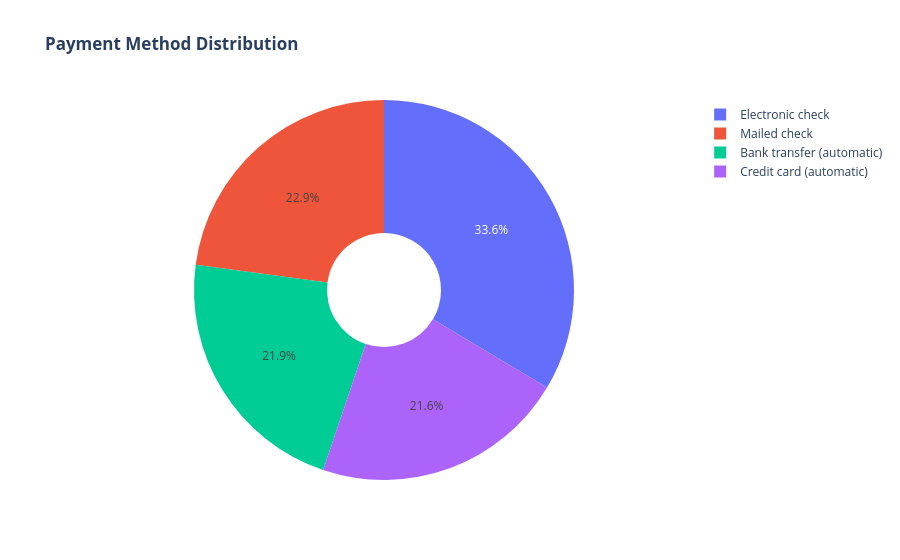
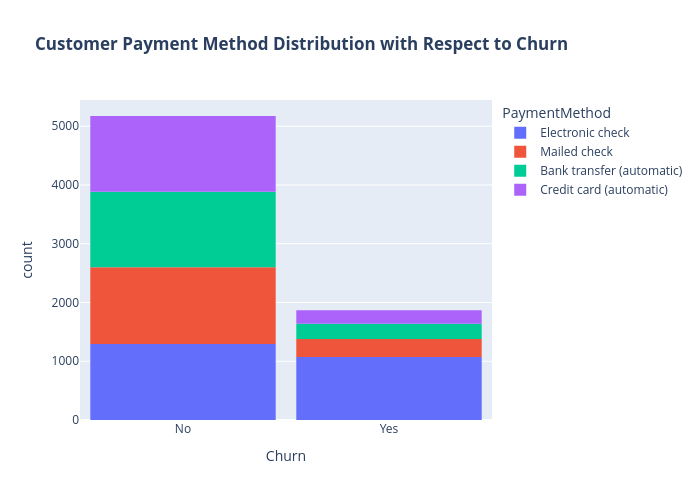

The code cell stored with these charts, in order, in its notebook:
### Code cell
import plotly.graph_objects as go
import plotly.express as px

# Pie chart
labels = df['PaymentMethod'].unique()
values = df['PaymentMethod'].value_counts()

fig_pie = go.Figure(data=[go.Pie(labels=labels, values=values, hole=0.3)])
fig_pie.update_layout(title_text="<b>Payment Method Distribution</b>")
fig_pie.show()

# Grouped histogram
fig_hist = px.histogram(df, x="Churn", color="PaymentMethod",
                        title="<b>Customer Payment Method Distribution with Respect to Churn</b>",
                        category_orders={"Churn": ["No", "Yes"]})  # Ensure the correct order of 'Churn' categories

fig_hist.update_layout(width=700, height=500, bargap=0.1)
fig_hist.show()

### Figure 1 — Plotly figure (JSON) as saved in the notebook; plotly's stock layout.template omitted (floating-point values rounded to 4 significant figures)
{"data": [{"hole": 0.3, "labels": ["Electronic check", "Mailed check", "Bank transfer (automatic)", "Credit card (automatic)"], "type": "pie", "values": [2365, 1612, 1544, 1522]}], "layout": {"autosize": true, "title": {"text": "<b>Payment Method Distribution</b>"}}}

### Figure 2 — Plotly figure (JSON) as saved in the notebook; plotly's stock layout.template omitted (floating-point values rounded to 4 significant figures; data arrays with more than 128 entries replaced by an {"elided": "..."} marker saying what was removed)
{"data": [{"alignmentgroup": "True", "bingroup": "x", "hovertemplate": "PaymentMethod=Electronic check<br>Churn=%{x}<br>count=%{y}<extra></extra>", "legendgroup": "Electronic check", "marker": {"color": "#636efa", "pattern": {"shape": ""}}, "name": "Electronic check", "offsetgroup": "Electronic check", "orientation": "v", "showlegend": true, "type": "histogram", "x": {"elided": "2365 str values"}, "xaxis": "x", "yaxis": "y"}, {"alignmentgroup": "True", "bingroup": "x", "hovertemplate": "PaymentMethod=Mailed check<br>Churn=%{x}<br>count=%{y}<extra></extra>", "legendgroup": "Mailed check", "marker": {"color": "#EF553B", "pattern": {"shape": ""}}, "name": "Mailed check", "offsetgroup": "Mailed check", "orientation": "v", "showlegend": true, "type": "histogram", "x": {"elided": "1612 str values"}, "xaxis": "x", "yaxis": "y"}, {"alignmentgroup": "True", "bingroup": "x", "hovertemplate": "PaymentMethod=Bank transfer (automatic)<br>Churn=%{x}<br>count=%{y}<extra></extra>", "legendgroup": "Bank transfer (automatic)", "marker": {"color": "#00cc96", "pattern": {"shape": ""}}, "name": "Bank transfer (automatic)", "offsetgroup": "Bank transfer (automatic)", "orientation": "v", "showlegend": true, "type": "histogram", "x": {"elided": "1544 str values"}, "xaxis": "x", "yaxis": "y"}, {"alignmentgroup": "True", "bingroup": "x", "hovertemplate": "PaymentMethod=Credit card (automatic)<br>Churn=%{x}<br>count=%{y}<extra></extra>", "legendgroup": "Credit card (automatic)", "marker": {"color": "#ab63fa", "pattern": {"shape": ""}}, "name": "Credit card (automatic)", "offsetgroup": "Credit card (automatic)", "orientation": "v", "showlegend": true, "type": "histogram", "x": {"elided": "1522 str values"}, "xaxis": "x", "yaxis": "y"}], "layout": {"bargap": 0.1, "barmode": "relative", "height": 500, "legend": {"title": {"text": "PaymentMethod"}, "tracegroupgap": 0}, "title": {"text": "<b>Customer Payment Method Distribution with Respect to Churn</b>"}, "width": 700, "xaxis": {"anchor": "y", "autorange": true, "categoryarray": ["No", "Yes"], "categoryorder": "array", "domain": [0, 1], "range": [-0.5, 1.5], "title": {"text": "Churn"}, "type": "category"}, "yaxis": {"anchor": "x", "autorange": true, "domain": [0, 1], "range": [0, 5446.0], "title": {"text": "count"}}}}
